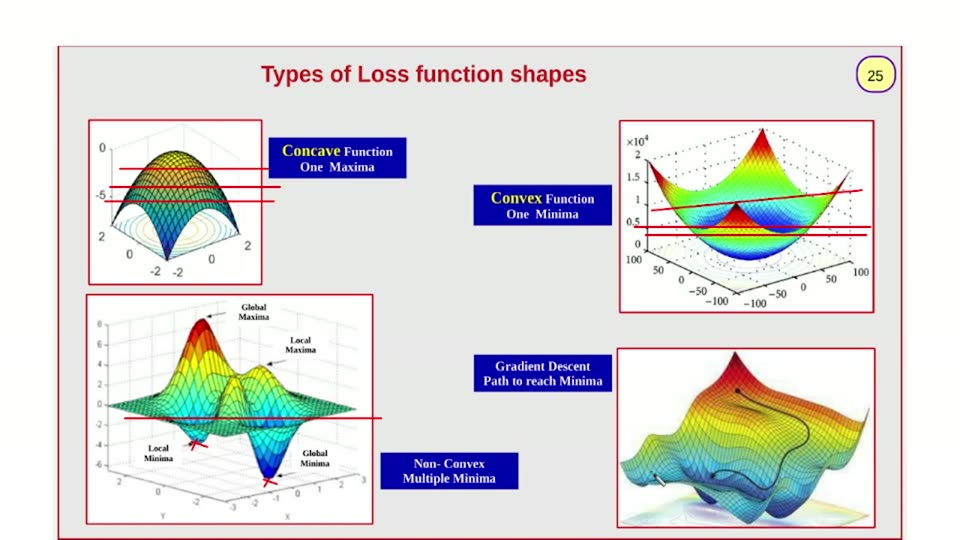
#> input picture videos/machine-learning/03_ridger_regression_gradient_descent/unique_slides/slide_025.jpg, 960 x 540 px, found by its file name
$ python measure_4j_edges.py
#> lines starting #> are read from the running program, lines starting #| are printed output that depends on the picture; after the words box and inside, x2 and y2 are one past the last pixel; in counts of white or black regions, pixels touching at a corner belong together
import numpy as np
from PIL import Image

DECK = "/worksp""aces/codespaces-blank/ai_llm_slides/videos/machine-learning/03_ridger_regression_gradient_descent"
orig = np.asarray(Image.open(DECK + "/unique_slides/slide_025.jpg").convert("RGB")).astype(int)
R, G, B = orig[..., 0], orig[..., 1], orig[..., 2]
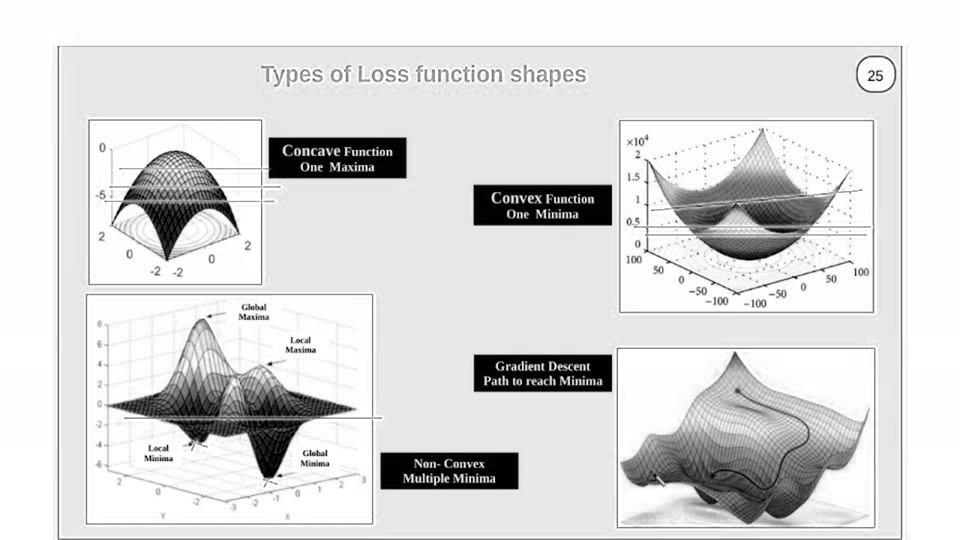
#> R: shape (540, 960) int64; min 0, max 255, mean 218.6
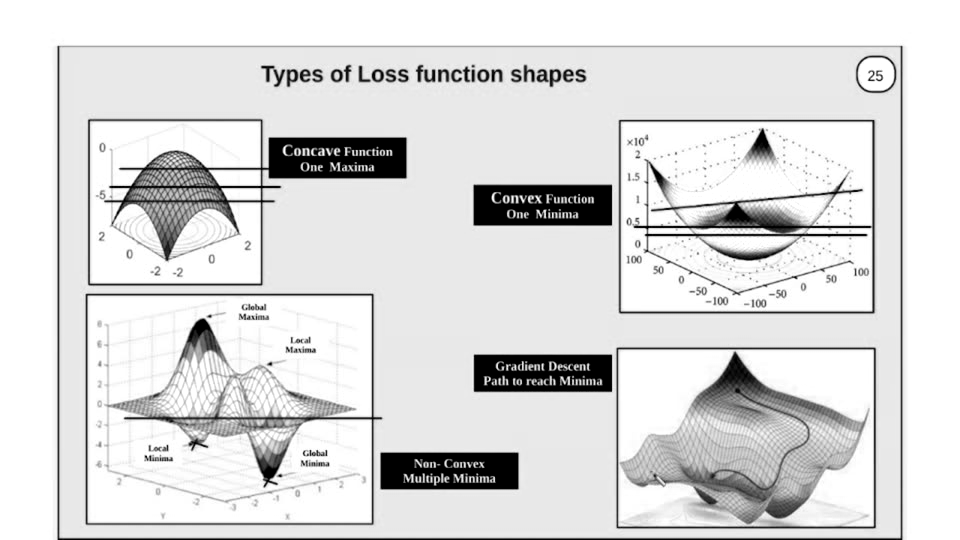
#> G: shape (540, 960) int64; min 0, max 255, mean 219.7
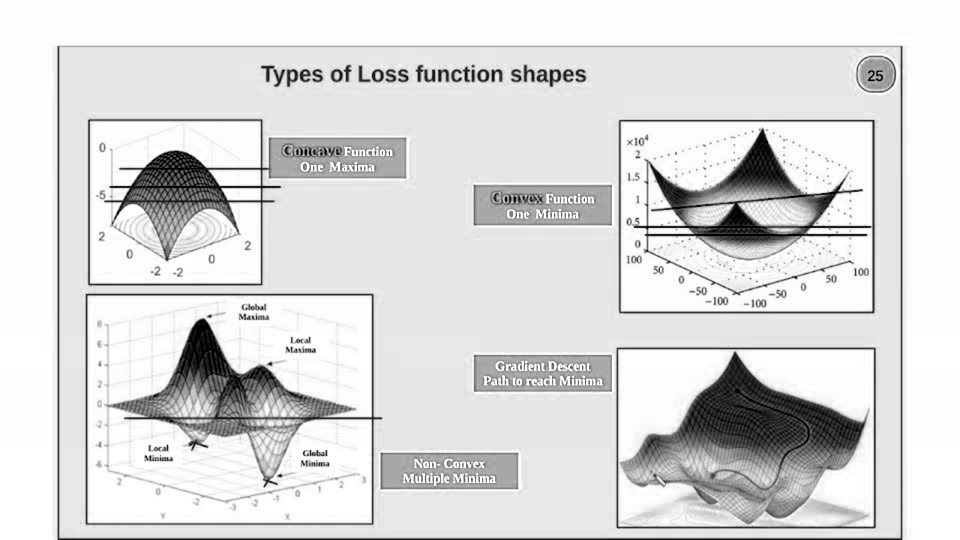
#> B: shape (540, 960) int64; min 0, max 255, mean 218.5
panel = (np.abs(R-233) < 14) & (np.abs(G-233) < 14) & (np.abs(B-231) < 14)
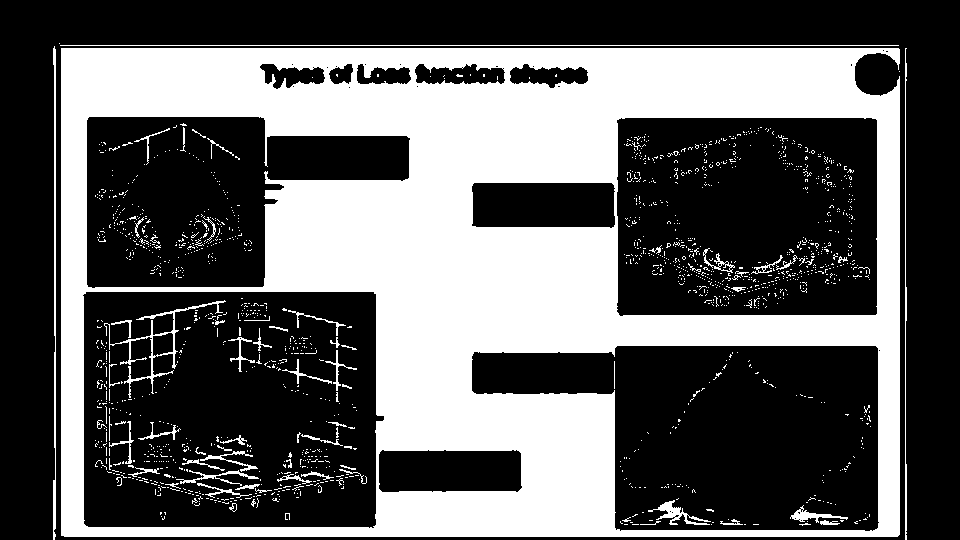
#> panel: shape (540, 960) bool; 37.5% white; 1549 white regions (1483 under 20 px), largest, box (x1, y1, x2, y2) and area: (61, 48, 900, 537) 181746, (53, 46, 56, 540) 1004, (104, 300, 226, 398) 960
blue = (B > 150) & (B - R > 100) & (B - G > 80) & (R < 130) & (G < 130)
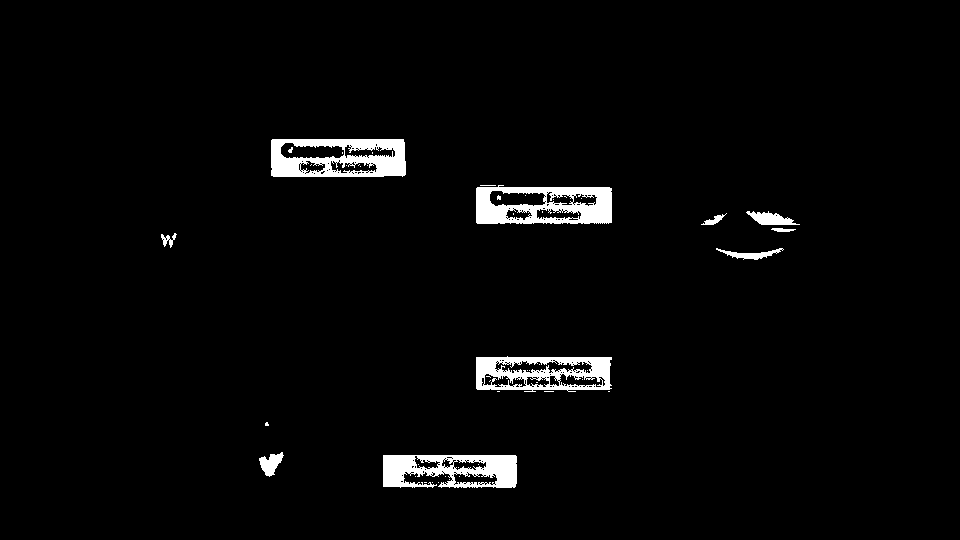
#> blue: shape (540, 960) bool; 2.8% white; 48 white regions (38 under 20 px), largest, box (x1, y1, x2, y2) and area: (271, 139, 406, 177) 3543, (476, 185, 612, 224) 3518, (383, 455, 517, 488) 3172

# content = not panel gray, not blue, inside the panel region
content = ~panel & ~blue
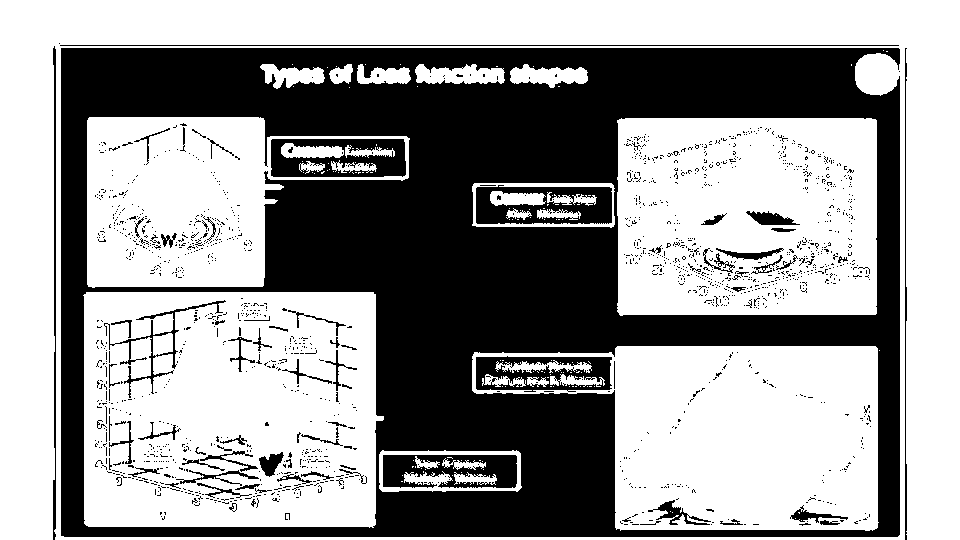
#> content: shape (540, 960) bool; 59.7% white; 1597 black regions (1521 under 20 px), largest, box (x1, y1, x2, y2) and area: (61, 48, 900, 537) 181746, (271, 139, 406, 177) 3543, (476, 185, 612, 224) 3518
content[:45, :] = False; content[540:, :] = False
content[:, :54] = False; content[:, 904:] = False
#> after `content[:, 904:] = False`:
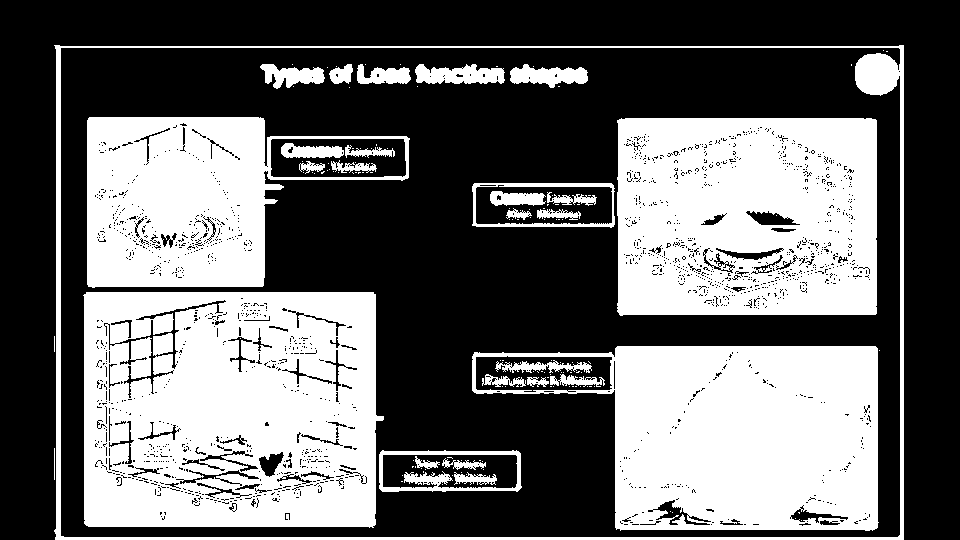
#> content: shape (540, 960) bool; 41% white; 137 white regions (109 under 20 px), largest, box (x1, y1, x2, y2) and area: (83, 292, 384, 528) 62796, (472, 346, 879, 531) 48381, (617, 118, 877, 316) 47801

QUADS = {"TL": (54, 45, 470, 291), "TR": (470, 45, 903, 311),
         "BL": (54, 291, 470, 539), "BR": (470, 311, 903, 539)}
for name, (x0, y0, x1, y1) in QUADS.items():
    print("=== %s: per-row CONTENT extent (excl panel-gray, excl blue boxes) ===" % name)
    for y in range(y0, y1+1, 12):
        xs = np.where(content[y, x0:x1])[0] + x0
        if not len(xs):
            print("  y=%3d  (none)" % y); continue
        # compress into runs >=4px
        o, s = [], xs[0]
        for i in range(1, len(xs)):
            if xs[i] != xs[i-1]+1: o.append((s, xs[i-1])); s = xs[i]
        o.append((s, xs[-1]))
        o = [q for q in o if q[1]-q[0]+1 >= 4]
        # merge runs with gaps < 3
        m = []
        for q in o:
            if m and q[0] - m[-1][1] <= 3: m[-1] = (m[-1][0], q[1])
            else: m.append(q)
        print("  y=%3d  %s" % (y, m))

$ run again, with videos/machine-learning/03_ridger_regression_gradient_descent/unique_slides/slide_001.jpg copied over videos/machine-learning/03_ridger_regression_gradient_descent/unique_slides/slide_025.jpg
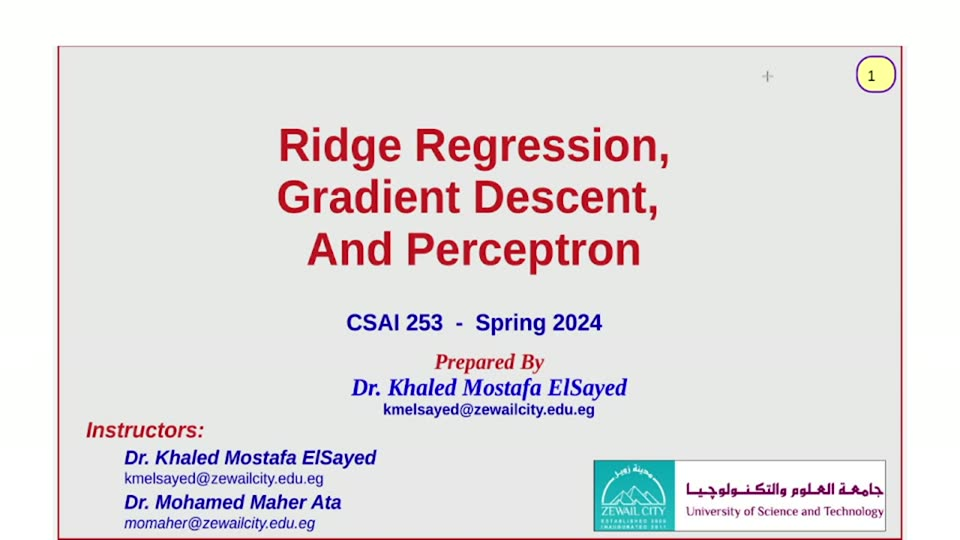
#> input picture videos/machine-learning/03_ridger_regression_gradient_descent/unique_slides/slide_001.jpg, 960 x 540 px, found by its file name
#> `panel = (np.abs(R-233) < 14) & (np.abs(G-233) < 14) & (np.abs(B-231) <..`:
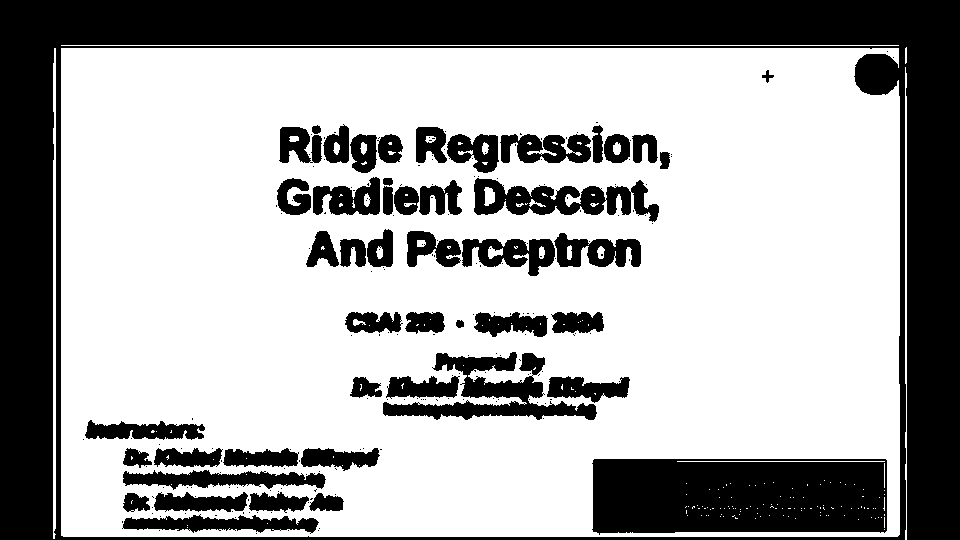
#> panel: shape (540, 960) bool; 65.8% white; 222 black regions (174 under 20 px), largest, box (x1, y1, x2, y2) and area: (0, 0, 960, 540) 106651, (592, 459, 887, 535) 21137, (383, 352, 597, 420) 5427
#> blue: shape (540, 960) bool; 0.24% white in thin lines or dots, all inside (x1, y1, x2, y2) = (128, 316, 627, 508)
#> `content[:, 904:] = False`:
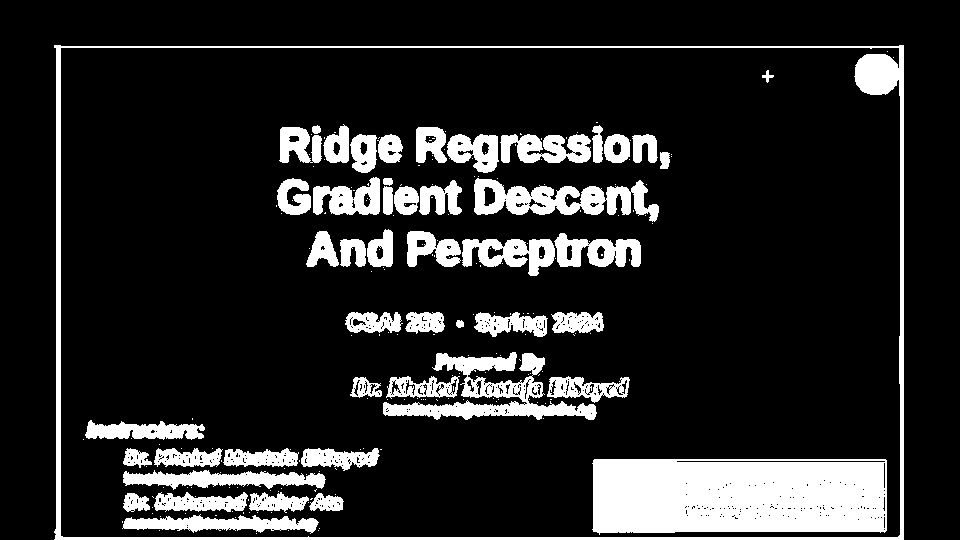
#> content: shape (540, 960) bool; 15.4% white; 224 white regions (176 under 20 px), largest, box (x1, y1, x2, y2) and area: (592, 459, 887, 535) 21137, (54, 45, 904, 540) 10295, (383, 352, 597, 420) 5164

$ run again, with videos/machine-learning/03_ridger_regression_gradient_descent/unique_slides/slide_002.jpg copied over videos/machine-learning/03_ridger_regression_gradient_descent/unique_slides/slide_025.jpg
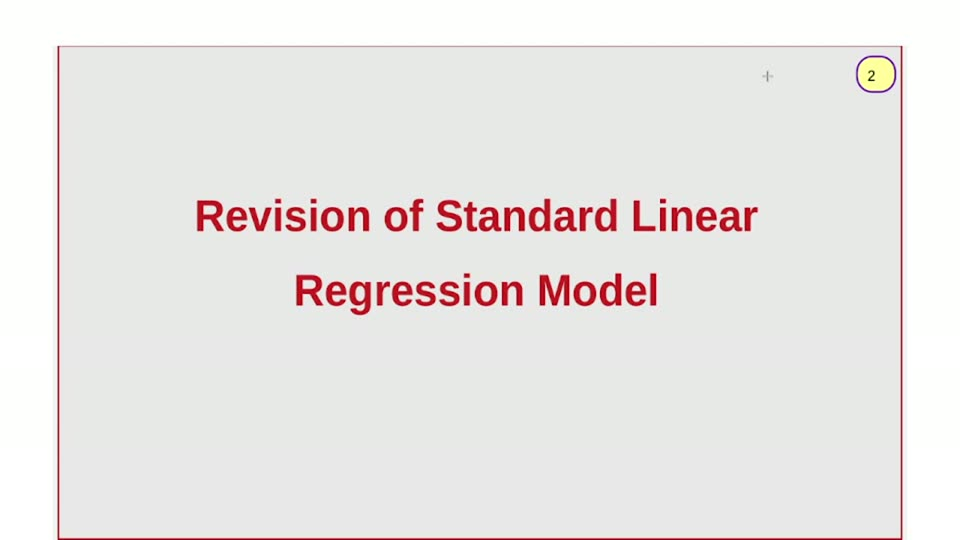
#> input picture videos/machine-learning/03_ridger_regression_gradient_descent/unique_slides/slide_002.jpg, 960 x 540 px, found by its file name
#> R: shape (540, 960) int64; 197 distinct labels, from 16 to 255
#> G: shape (540, 960) int64; 256 distinct labels, from 0 to 255
#> B: shape (540, 960) int64; 251 distinct labels, from 0 to 255
#> `panel = (np.abs(R-233) < 14) & (np.abs(G-233) < 14) & (np.abs(B-231) <..`:
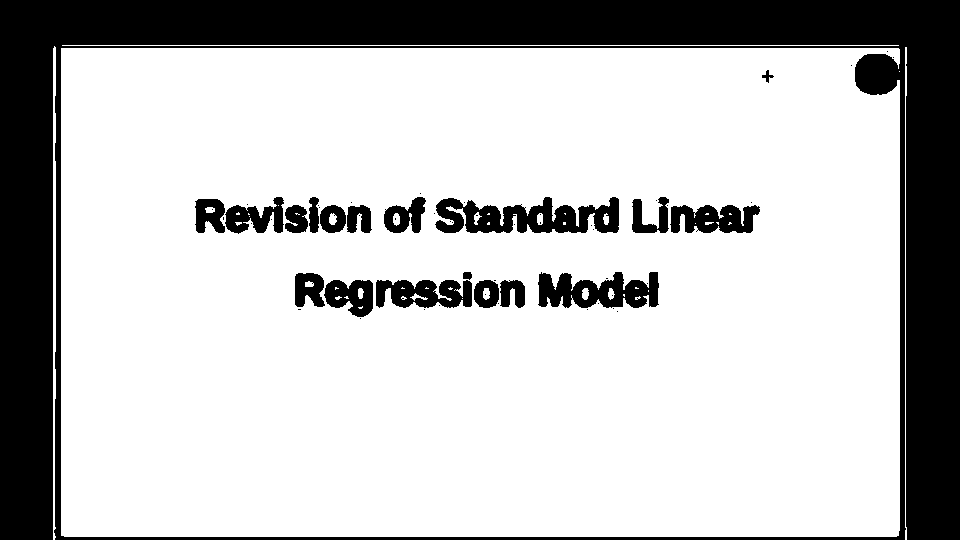
#> panel: shape (540, 960) bool; 75.5% white; 60 black regions (41 under 20 px), largest, box (x1, y1, x2, y2) and area: (0, 0, 960, 540) 106999, (435, 197, 619, 233) 4236, (538, 272, 659, 308) 2939
#> blue: shape (540, 960) bool; every value is 0
#> `content[:, 904:] = False`:
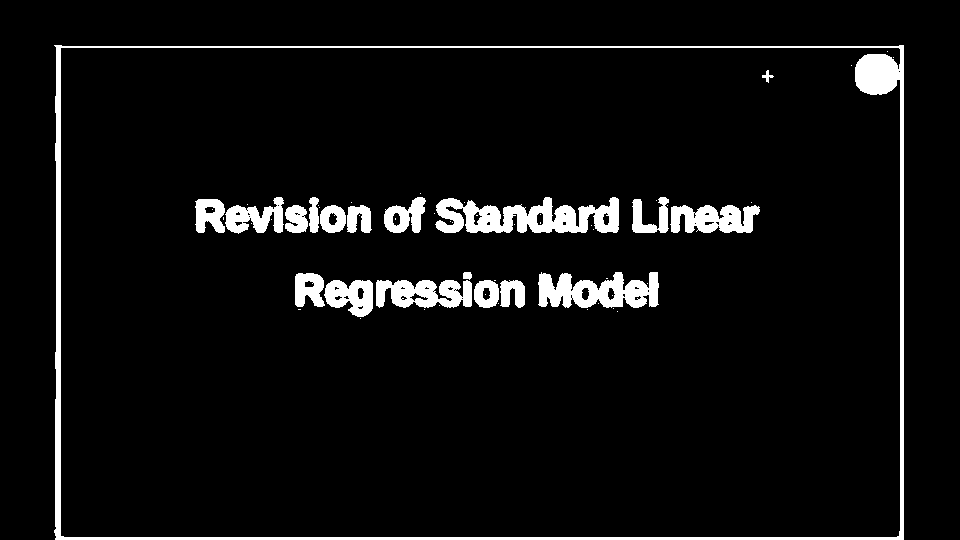
#> content: shape (540, 960) bool; 5.8% white; 60 white regions (41 under 20 px), largest, box (x1, y1, x2, y2) and area: (54, 45, 904, 540) 10392, (435, 197, 619, 233) 4236, (538, 272, 659, 308) 2939

$ run again, with videos/machine-learning/03_ridger_regression_gradient_descent/unique_slides/slide_003.jpg copied over videos/machine-learning/03_ridger_regression_gradient_descent/unique_slides/slide_025.jpg
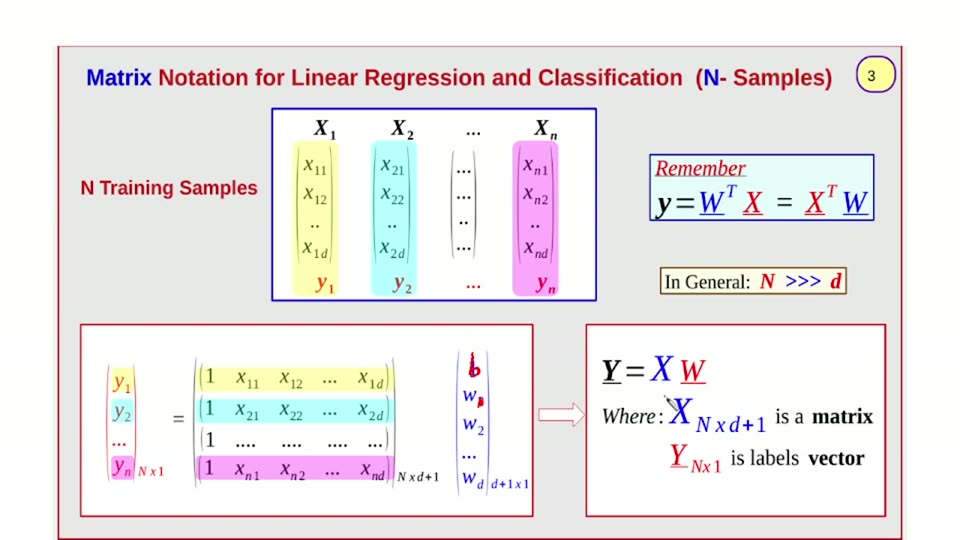
#> input picture videos/machine-learning/03_ridger_regression_gradient_descent/unique_slides/slide_003.jpg, 960 x 540 px, found by its file name
#> panel: shape (540, 960) bool; 31.4% white; 837 white regions (826 under 20 px), largest, box (x1, y1, x2, y2) and area: (61, 48, 900, 537) 157529, (53, 46, 56, 540) 1295, (60, 45, 899, 46) 839
#> blue: shape (540, 960) bool; 0.25% white in thin lines or dots, all inside (x1, y1, x2, y2) = (89, 70, 867, 486)
#> `content[:, 904:] = False`:
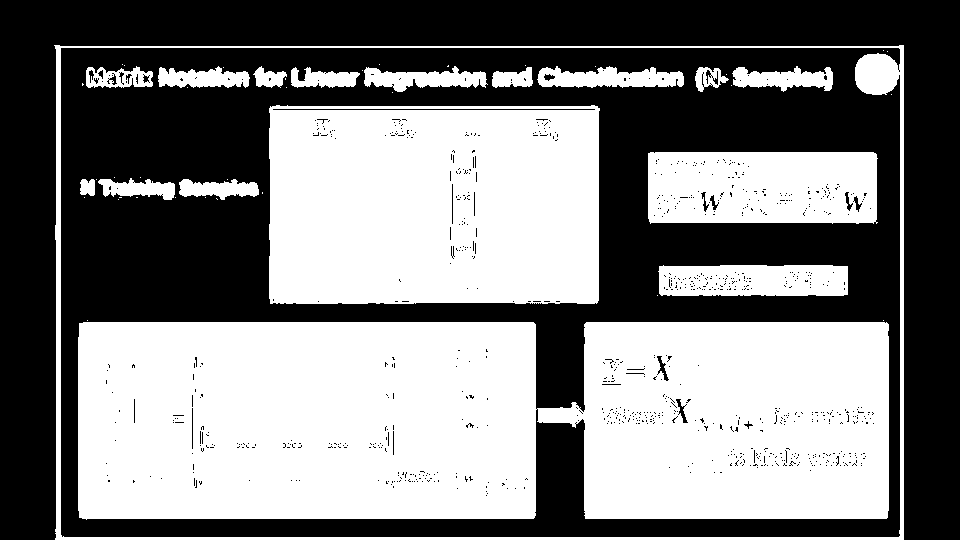
#> content: shape (540, 960) bool; 49.8% white; 50 white regions (33 under 20 px), largest, box (x1, y1, x2, y2) and area: (78, 322, 889, 520) 149451, (269, 105, 600, 304) 64289, (648, 152, 878, 224) 15799
